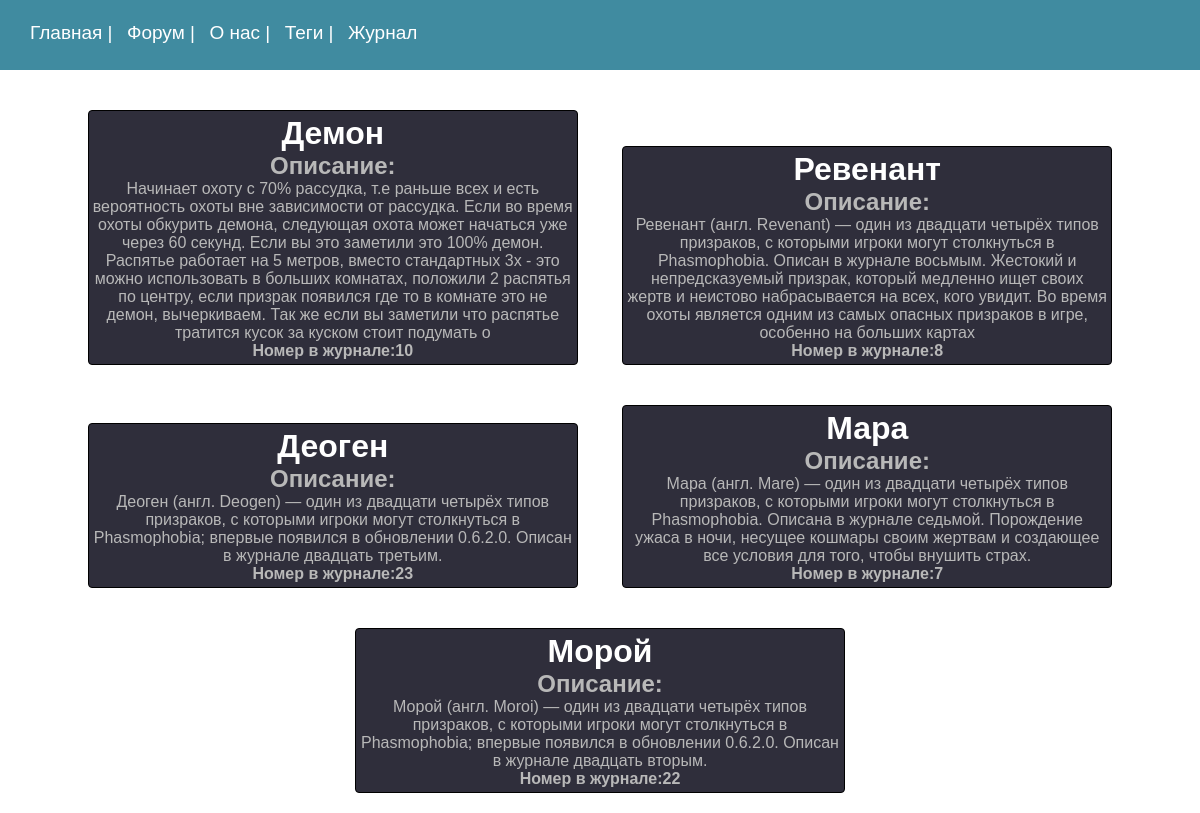
Page /ghost_cat/1 on the committed database.
### MainForum/models.py (models this page shows, shortened)
class Ghost(models.Model):
    class Status(models.IntegerChoices):
        HARD = 1, 'Сложные'
        MIDDLE = 2, 'Средние'
        EASY = 3, 'Легкие'
    name = models.CharField(max_length=40)
    slug = models.SlugField(max_length=120, unique=True, db_index=True)
    number = models.IntegerField()
    category = models.ForeignKey(Ghost_category, choices=Status.choices, on_delete=models.PROTECT, default=Status.EASY, related_name='ghosts')
    description = models.TextField(max_length=500)
    tags = models.ManyToManyField('TagGhost', blank=True, related_name='tags')
    def get_absolute_url(self):
        return  reverse('slug_ghost', kwargs={'ghost_slug': self.slug})

### MainForum/views.py (the view)
# urls.py: path('ghost_cat/<int:id>',views.Ghosts_by_Category.as_view(),name = 'ghost_cat'),
class Ghosts_by_Category(ListView):
    model = Ghost
    template_name = 'MainForum/ghost_categories.html'
    context_object_name = 'ghosts'
    allow_empty = False
    def get_queryset(self):
        return get_ghosts_by_cat_id(self.kwargs['id']).select_related('category')

### MainForum/services.py (called while the page is built)
def get_ghosts_by_cat_id(cat_id):
    category = Ghost_category.objects.get(pk=cat_id)
    ghosts_this_category = category.ghosts.all()
    return ghosts_this_category

### MainForum/templates/MainForum/ghost_categories.html (shortened to what this page needs)
{% extends 'MainForum/base.html' %}
{% block content %}
<div class="container">
    {% for i in ghosts %}
    <div class="ghost_cart">
        <a href="{{ i.get_absolute_url }}" class="ref2"><h1>{{i.name}}</h1></a>
        <h2>Описание:</h2>
        <p>{{i.description}}</p>
        <strong><p>Номер в журнале:{{i.number}}</p></strong>
    </div>
    {% endfor %}
</div>
{% endblock %}

### MainForum/static/MainForum/css/styles.css (style rules this page uses)
* { font-family:'Arial'; margin:0; padding:0; }
.container { text-align:center; }
.ghost_cart { display:inline-block; text-align:center; background-color:#2f2e3b; border:0.5px solid black; border-radius:4px; color:#b8b8b8; margin:20px; width:40%; padding:4px; }
.ref2 { color:white; text-decoration:none; }

### rows in the picture
Ghost: name "Демон", description "Начинает охоту с 70% рассудка, т.е раньше всех и есть вероятность охоты вне зависимости от рассудка. Если во время охоты обкурить демона, следующая охота может начаться уже через 60 секунд. Если вы это заметили это 100% демон. Распятье работает на 5 метров, вместо стандартных 3х - это можно использовать в больших комнатах, положили 2 распятья по центру, если призрак появился где то в комнате это не демон, вычеркиваем. Так же если вы заметили что распятье тратится кусок за куском стоит подумать о", number "10"
Ghost: name "Ревенант", description "Ревенант (англ. Revenant) — один из двадцати четырёх типов призраков, с которыми игроки могут столкнуться в Phasmophobia. Описан в журнале восьмым. Жестокий и непредсказуемый призрак, который медленно ищет своих жертв и неистово набрасывается на всех, кого увидит. Во время охоты является одним из самых опасных призраков в игре, особенно на больших картах", number "8"
Ghost: name "Деоген", description "Деоген (англ. Deogen) — один из двадцати четырёх типов призраков, с которыми игроки могут столкнуться в Phasmophobia; впервые появился в обновлении 0.6.2.0. Описан в журнале двадцать третьим.", number "23"
Ghost: name "Мара", description "Мара (англ. Mare) — один из двадцати четырёх типов призраков, с которыми игроки могут столкнуться в Phasmophobia. Описана в журнале седьмой. Порождение ужаса в ночи, несущее кошмары своим жертвам и создающее все условия для того, чтобы внушить страх.", number "7"
Ghost: name "Морой", description "Морой (англ. Moroi) — один из двадцати четырёх типов призраков, с которыми игроки могут столкнуться в Phasmophobia; впервые появился в обновлении 0.6.2.0. Описан в журнале двадцать вторым.", number "22"
